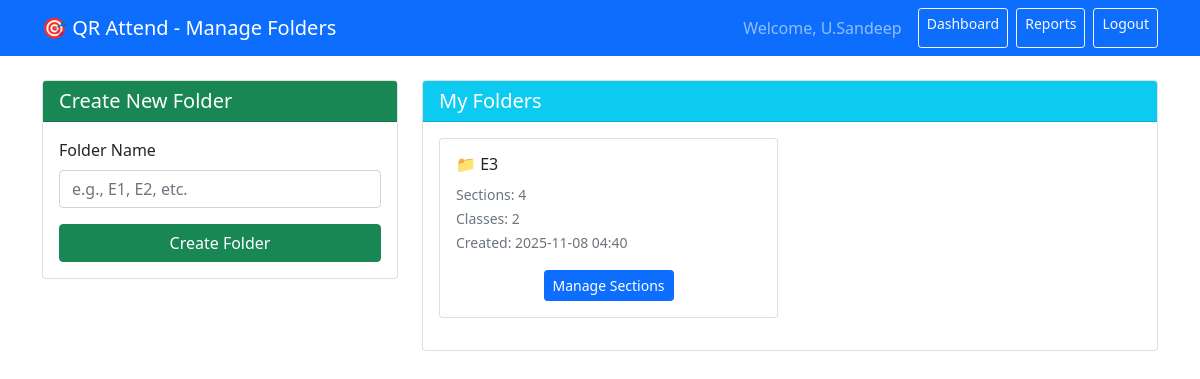
Page /teacher/folders (signed in) on the committed database.
### tables this page shows
CREATE TABLE folders
                 (id INTEGER PRIMARY KEY AUTOINCREMENT,
                  name TEXT NOT NULL,
                  teacher_id INTEGER NOT NULL,
                  created_at TIMESTAMP DEFAULT CURRENT_TIMESTAMP,
                  FOREIGN KEY (teacher_id) REFERENCES users (id));

### app.py (the view)
@app.route('/teacher/folders')
@login_required(role='teacher')
def manage_folders():
    teacher_id = session['user_id']
    conn = get_db_connection()
    folders = conn.execute('''
        SELECT f.*,
               COUNT(s.id) as section_count,
               COUNT(DISTINCT c.id) as class_count
        FROM folders f
        LEFT JOIN sections s ON f.id = s.folder_id
        LEFT JOIN classes c ON f.id = c.folder_id
        WHERE f.teacher_id = ?
        GROUP BY f.id
        ORDER BY f.created_at DESC
    ''', (teacher_id,)).fetchall()
    conn.close()
    return render_template('manage_folders.html', folders=folders)

### app.py (called while the page is built)
def get_db_connection():
    conn = sqlite3.connect(app.config['DATABASE'])
    conn.row_factory = sqlite3.Row
    return conn

def login_required(role=None):
    def decorator(f):
        from functools import wraps
        @wraps(f)
        def decorated_function(*args, **kwargs):
            if 'user_id' not in session:
                return redirect(url_for('login'))
            if role and session.get('role') != role:
                flash('Access denied!', 'error')
                return redirect(url_for('index'))
            return f(*args, **kwargs)
        return decorated_function
    return decorator

### templates/manage_folders.html (shortened to what this page needs)
<!DOCTYPE html>
<html lang="en">
<head>
    <link href="https://cdn.jsdelivr.net/npm/bootstrap@5.1.3/dist/css/bootstrap.min.css" rel="stylesheet">
</head>
<body>
    <nav class="navbar navbar-expand-lg navbar-dark bg-primary">
        <div class="container">
            <a class="navbar-brand" href="#">🎯 QR Attend - Manage Folders</a>
            <div class="navbar-nav ms-auto">
                <span class="navbar-text me-3">Welcome, {{ session.name }}</span>
                <a class="btn btn-outline-light btn-sm me-2" href="{{ url_for('teacher_dashboard') }}">Dashboard</a>
                <a class="btn btn-outline-light btn-sm me-2" href="{{ url_for('teacher_reports') }}">Reports</a>
                <a class="btn btn-outline-light btn-sm" href="{{ url_for('logout') }}">Logout</a>
            </div>
        </div>
    </nav>
    <div class="container mt-4">
        <div class="row">
            <div class="col-md-4">
                <div class="card">
                    <div class="card-header bg-success text-white">
                        <h5 class="mb-0">Create New Folder</h5>
                    </div>
                    <div class="card-body">
                        <form method="POST" action="{{ url_for('create_folder') }}">
                            <div class="mb-3">
                                <label class="form-label">Folder Name</label>
                                <input type="text" name="folder_name" class="form-control" placeholder="e.g., E1, E2, etc." required>
                            </div>
                            <button type="submit" class="btn btn-success w-100">Create Folder</button>
                        </form>
                    </div>
                </div>
            </div>
            <div class="col-md-8">
                <div class="card">
                    <div class="card-header bg-info text-white">
                        <h5 class="mb-0">My Folders</h5>
                    </div>
                    <div class="card-body">
                        {% if folders %}
                            <div class="row">
                                {% for folder in folders %}
                                <div class="col-md-6 mb-3">
                                    <div class="card">
                                        <div class="card-body">
                                            <h6 class="card-title">📁 {{ folder.name }}</h6>
                                            <p class="card-text">
                                                <small class="text-muted">Sections: {{ folder.section_count }}</small><br>
                                                <small class="text-muted">Classes: {{ folder.class_count }}</small><br>
                                                <small class="text-muted">Created: {{ folder.created_at[:16] }}</small>
                                            </p>
                                            <div class="text-center">
                                                <a href="{{ url_for('manage_sections', folder_id=folder.id) }}"
                                                   class="btn btn-primary btn-sm">Manage Sections</a>
                                            </div>
                                        </div>
                                    </div>
                                </div>
                                {% endfor %}
                            </div>
                        {% else %}
                            <p class="text-muted text-center">No folders created yet.</p>
                        {% endif %}
                    </div>
                </div>
            </div>
        </div>
    </div>
</body>
</html>

### rows in the picture
folders: name "E3", section_count "4", class_count "2", created_at "2025-11-08 04:40"

### other values in the picture
{{ session.name }} "U.Sandeep"
